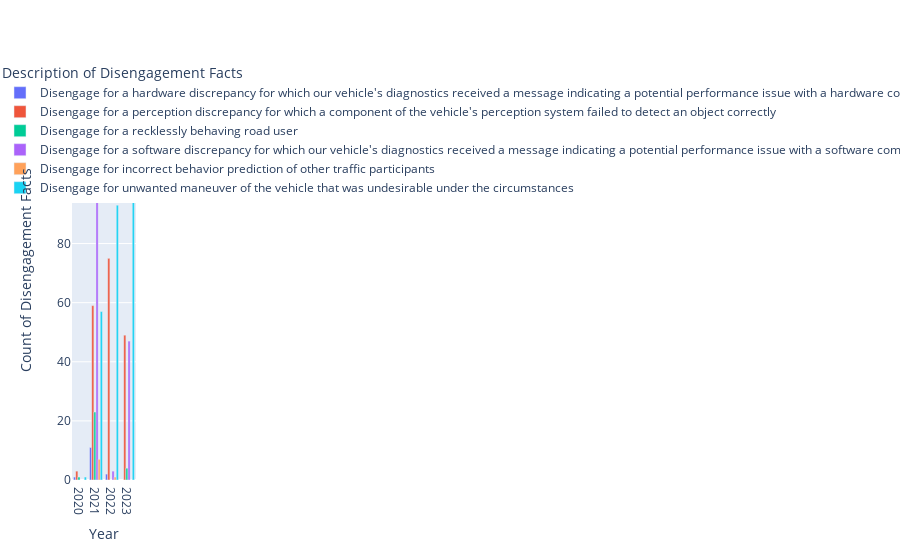

Notebook code for this chart:
### Code cell
# Disengagements by year by type
# Make FOCUS dataframe
focus_company = "WAYMO"
focus_dis_df = combined_dis_df[combined_dis_df['OPERATOR'] == focus_company]
# Year column
focus_dis_df['Year'] = focus_dis_df['DATE'].dt.year
grouped_focus = focus_dis_df.groupby(['DESCRIPTION OF FACTS CAUSING DISENGAGEMENT', 'Year']).size().reset_index(name='Count')


fig = px.bar(grouped_focus, x='Year', y='Count', color='DESCRIPTION OF FACTS CAUSING DISENGAGEMENT',
             title='',
             labels={'DESCRIPTION OF FACTS CAUSING DISENGAGEMENT': 'Description of Disengagement Facts',
                     'Count': 'Count of Disengagement Facts'},            
             text='DESCRIPTION OF FACTS CAUSING DISENGAGEMENT',
             barmode='group')
fig.show()

### Figure 1 — Plotly figure (JSON) as saved in the notebook; plotly's stock layout.template omitted (floating-point values rounded to 4 significant figures)
{"data": [{"alignmentgroup": "True", "hovertemplate": "Description of Disengagement Facts=%{text}<br>Year=%{x}<br>Count of Disengagement Facts=%{y}<extra></extra>", "legendgroup": "Disengage for a hardware discrepancy for which our vehicle's diagnostics received a message indicating a potential performance issue with a hardware component of the self-driving system or a component of the base vehicle", "marker": {"color": "#636efa", "pattern": {"shape": ""}}, "name": "Disengage for a hardware discrepancy for which our vehicle's diagnostics received a message indicating a potential performance issue with a hardware component of the self-driving system or a component of the base vehicle", "offsetgroup": "Disengage for a hardware discrepancy for which our vehicle's diagnostics received a message indicating a potential performance issue with a hardware component of the self-driving system or a component of the base vehicle", "orientation": "v", "showlegend": true, "text": ["Disengage for a hardware discrepancy for which our vehicle's diagnostics received a message indicating a potential performance issue with a hardware component of the self-driving system or a component of the base vehicle", "Disengage for a hardware discrepancy for which our vehicle's diagnostics received a message indicating a potential performance issue with a hardware component of the self-driving system or a component of the base vehicle", "Disengage for a hardware discrepancy for which our vehicle's diagnostics received a message indicating a potential performance issue with a hardware component of the self-driving system or a component of the base vehicle"], "textposition": "auto", "type": "bar", "x": [2020, 2021, 2022], "xaxis": "x", "y": [1, 11, 2], "yaxis": "y"}, {"alignmentgroup": "True", "hovertemplate": "Description of Disengagement Facts=%{text}<br>Year=%{x}<br>Count of Disengagement Facts=%{y}<extra></extra>", "legendgroup": "Disengage for a perception discrepancy for which a component of the vehicle's perception system failed to detect an object correctly", "marker": {"color": "#EF553B", "pattern": {"shape": ""}}, "name": "Disengage for a perception discrepancy for which a component of the vehicle's perception system failed to detect an object correctly", "offsetgroup": "Disengage for a perception discrepancy for which a component of the vehicle's perception system failed to detect an object correctly", "orientation": "v", "showlegend": true, "text": ["Disengage for a perception discrepancy for which a component of the vehicle's perception system failed to detect an object correctly", "Disengage for a perception discrepancy for which a component of the vehicle's perception system failed to detect an object correctly", "Disengage for a perception discrepancy for which a component of the vehicle's perception system failed to detect an object correctly", "Disengage for a perception discrepancy for which a component of the vehicle's perception system failed to detect an object correctly"], "textposition": "auto", "type": "bar", "x": [2020, 2021, 2022, 2023], "xaxis": "x", "y": [3, 59, 75, 49], "yaxis": "y"}, {"alignmentgroup": "True", "hovertemplate": "Description of Disengagement Facts=%{text}<br>Year=%{x}<br>Count of Disengagement Facts=%{y}<extra></extra>", "legendgroup": "Disengage for a recklessly behaving road user", "marker": {"color": "#00cc96", "pattern": {"shape": ""}}, "name": "Disengage for a recklessly behaving road user", "offsetgroup": "Disengage for a recklessly behaving road user", "orientation": "v", "showlegend": true, "text": ["Disengage for a recklessly behaving road user", "Disengage for a recklessly behaving road user", "Disengage for a recklessly behaving road user"], "textposition": "auto", "type": "bar", "x": [2020, 2021, 2023], "xaxis": "x", "y": [1, 23, 4], "yaxis": "y"}, {"alignmentgroup": "True", "hovertemplate": "Description of Disengagement Facts=%{text}<br>Year=%{x}<br>Count of Disengagement Facts=%{y}<extra></extra>", "legendgroup": "Disengage for a software discrepancy for which our vehicle's diagnostics received a message indicating a potential performance issue with a software component", "marker": {"color": "#ab63fa", "pattern": {"shape": ""}}, "name": "Disengage for a software discrepancy for which our vehicle's diagnostics received a message indicating a potential performance issue with a software component", "offsetgroup": "Disengage for a software discrepancy for which our vehicle's diagnostics received a message indicating a potential performance issue with a software component", "orientation": "v", "showlegend": true, "text": ["Disengage for a software discrepancy for which our vehicle's diagnostics received a message indicating a potential performance issue with a software component", "Disengage for a software discrepancy for which our vehicle's diagnostics received a message indicating a potential performance issue with a software component", "Disengage for a software discrepancy for which our vehicle's diagnostics received a message indicating a potential performance issue with a software component"], "textposition": "auto", "type": "bar", "x": [2021, 2022, 2023], "xaxis": "x", "y": [135, 3, 47], "yaxis": "y"}, {"alignmentgroup": "True", "hovertemplate": "Description of Disengagement Facts=%{text}<br>Year=%{x}<br>Count of Disengagement Facts=%{y}<extra></extra>", "legendgroup": "Disengage for incorrect behavior prediction of other traffic participants", "marker": {"color": "#FFA15A", "pattern": {"shape": ""}}, "name": "Disengage for incorrect behavior prediction of other traffic participants", "offsetgroup": "Disengage for incorrect behavior prediction of other traffic participants", "orientation": "v", "showlegend": true, "text": ["Disengage for incorrect behavior prediction of other traffic participants", "Disengage for incorrect behavior prediction of other traffic participants"], "textposition": "auto", "type": "bar", "x": [2021, 2022], "xaxis": "x", "y": [7, 1], "yaxis": "y"}, {"alignmentgroup": "True", "hovertemplate": "Description of Disengagement Facts=%{text}<br>Year=%{x}<br>Count of Disengagement Facts=%{y}<extra></extra>", "legendgroup": "Disengage for unwanted maneuver of the vehicle that was undesirable under the circumstances", "marker": {"color": "#19d3f3", "pattern": {"shape": ""}}, "name": "Disengage for unwanted maneuver of the vehicle that was undesirable under the circumstances", "offsetgroup": "Disengage for unwanted maneuver of the vehicle that was undesirable under the circumstances", "orientation": "v", "showlegend": true, "text": ["Disengage for unwanted maneuver of the vehicle that was undesirable under the circumstances", "Disengage for unwanted maneuver of the vehicle that was undesirable under the circumstances", "Disengage for unwanted maneuver of the vehicle that was undesirable under the circumstances", "Disengage for unwanted maneuver of the vehicle that was undesirable under the circumstances"], "textposition": "auto", "type": "bar", "x": [2020, 2021, 2022, 2023], "xaxis": "x", "y": [1, 57, 93, 116], "yaxis": "y"}], "layout": {"barmode": "group", "legend": {"title": {"text": "Description of Disengagement Facts"}, "tracegroupgap": 0}, "margin": {"t": 60}, "xaxis": {"anchor": "y", "domain": [0, 1], "title": {"text": "Year"}}, "yaxis": {"anchor": "x", "domain": [0, 1], "title": {"text": "Count of Disengagement Facts"}}}}
